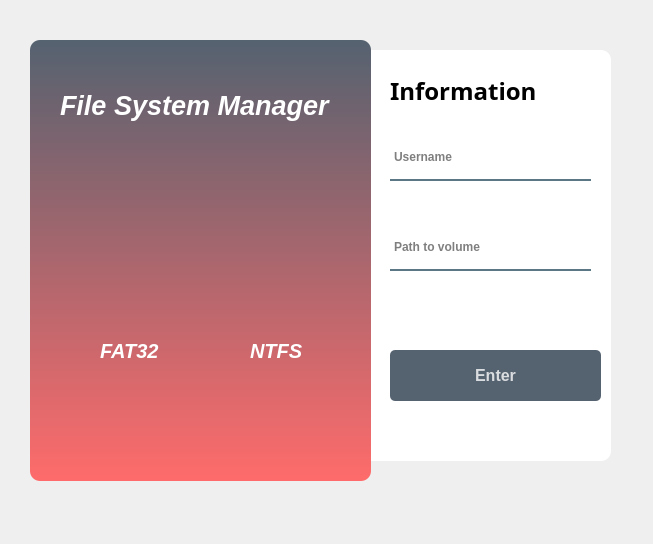
<?xml version="1.0" encoding="UTF-8"?>
<ui version="4.0">
 <class>Form</class>
 <widget class="QWidget" name="Form">
  <property name="geometry">
   <rect>
    <x>0</x>
    <y>0</y>
    <width>653</width>
    <height>544</height>
   </rect>
  </property>
  <property name="windowTitle">
   <string>Form</string>
  </property>
  <widget class="QWidget" name="widget" native="true">
   <property name="geometry">
    <rect>
     <x>10</x>
     <y>10</y>
     <width>621</width>
     <height>511</height>
    </rect>
   </property>
   <widget class="QLabel" name="label">
    <property name="geometry">
     <rect>
      <x>330</x>
      <y>40</y>
      <width>271</width>
      <height>411</height>
     </rect>
    </property>
    <property name="styleSheet">
     <string notr="true">background-color: rgba(255, 255, 255, 255);
border-radius: 10px;</string>
    </property>
    <property name="text">
     <string/>
    </property>
   </widget>
   <widget class="QLabel" name="label_2">
    <property name="geometry">
     <rect>
      <x>20</x>
      <y>30</y>
      <width>341</width>
      <height>441</height>
     </rect>
    </property>
    <property name="styleSheet">
     <string notr="true">background-color: qlineargradient(spread:pad, x1:0, y1:0, x2:0, y2:1, stop:0 rgba(85, 98, 112, 255), stop:1 rgba(255, 107, 107, 255));
border-radius: 10px;</string>
    </property>
    <property name="text">
     <string/>
    </property>
   </widget>
   <widget class="QLineEdit" name="lineEdit">
    <property name="geometry">
     <rect>
      <x>380</x>
      <y>130</y>
      <width>201</width>
      <height>41</height>
     </rect>
    </property>
    <property name="font">
     <font>
      <pointsize>9</pointsize>
      <weight>75</weight>
      <italic>false</italic>
      <bold>true</bold>
     </font>
    </property>
    <property name="styleSheet">
     <string notr="true">background-color: rgba(0, 0, 0, 0);
border: 2px solid rgba(0, 0, 0, 0);
border-bottom-color: rgba(46, 82, 101, 200);
color: rgb(0, 0, 0);
padding-bottom: 7px;</string>
    </property>
    <property name="text">
     <string/>
    </property>
    <property name="placeholderText">
     <string>Username</string>
    </property>
   </widget>
   <widget class="QLineEdit" name="lineEdit_2">
    <property name="geometry">
     <rect>
      <x>380</x>
      <y>220</y>
      <width>201</width>
      <height>41</height>
     </rect>
    </property>
    <property name="font">
     <font>
      <pointsize>9</pointsize>
      <weight>75</weight>
      <bold>true</bold>
     </font>
    </property>
    <property name="styleSheet">
     <string notr="true">background-color: rgba(0, 0, 0, 0);
border: 2px solid rgba(0, 0, 0, 0);
border-bottom-color: rgba(46, 82, 101, 200);
color: rgb(0, 0, 0);
padding-bottom: 7px;</string>
    </property>
    <property name="text">
     <string/>
    </property>
    <property name="placeholderText">
     <string>Path to volume</string>
    </property>
   </widget>
   <widget class="QPushButton" name="pushButton">
    <property name="geometry">
     <rect>
      <x>380</x>
      <y>340</y>
      <width>211</width>
      <height>51</height>
     </rect>
    </property>
    <property name="font">
     <font>
      <pointsize>12</pointsize>
      <weight>75</weight>
      <bold>true</bold>
     </font>
    </property>
    <property name="styleSheet">
     <string notr="true">QPushButton#pushButton {
    background-color: rgba(85, 98, 112, 255);
    color: rgba(255, 255, 255, 200);
    border-radius: 5px;
}

QPushButton#pushButton:hover {
    padding-left: 5px;
    padding-top: 5px;
    background-color: rgba(255, 107, 107, 255);
    background-position: calc(100% - 10px)center;
}

QPushButton#pushButton:pressed {
   background-color: rgba(255, 107, 107, 255);
}</string>
    </property>
    <property name="text">
     <string>Enter</string>
    </property>
   </widget>
   <widget class="QLabel" name="label_3">
    <property name="geometry">
     <rect>
      <x>50</x>
      <y>80</y>
      <width>291</width>
      <height>31</height>
     </rect>
    </property>
    <property name="font">
     <font>
      <pointsize>20</pointsize>
      <weight>75</weight>
      <italic>true</italic>
      <bold>true</bold>
     </font>
    </property>
    <property name="styleSheet">
     <string notr="true">color: rgba(255, 255, 255, 255);
</string>
    </property>
    <property name="text">
     <string>File System Manager</string>
    </property>
   </widget>
   <widget class="QLabel" name="label_4">
    <property name="geometry">
     <rect>
      <x>90</x>
      <y>310</y>
      <width>71</width>
      <height>61</height>
     </rect>
    </property>
    <property name="font">
     <font>
      <pointsize>15</pointsize>
      <weight>75</weight>
      <italic>true</italic>
      <bold>true</bold>
     </font>
    </property>
    <property name="styleSheet">
     <string notr="true">color: rgba(255, 255, 255, 255);</string>
    </property>
    <property name="text">
     <string>FAT32</string>
    </property>
   </widget>
   <widget class="QLabel" name="label_5">
    <property name="geometry">
     <rect>
      <x>240</x>
      <y>310</y>
      <width>71</width>
      <height>61</height>
     </rect>
    </property>
    <property name="font">
     <font>
      <pointsize>15</pointsize>
      <weight>75</weight>
      <italic>true</italic>
      <bold>true</bold>
     </font>
    </property>
    <property name="styleSheet">
     <string notr="true">color: rgba(255, 255, 255, 255);</string>
    </property>
    <property name="text">
     <string>NTFS</string>
    </property>
   </widget>
   <widget class="QLabel" name="label_6">
    <property name="geometry">
     <rect>
      <x>380</x>
      <y>60</y>
      <width>211</width>
      <height>41</height>
     </rect>
    </property>
    <property name="font">
     <font>
      <family>Myanmar Text</family>
      <pointsize>18</pointsize>
      <weight>75</weight>
      <bold>true</bold>
     </font>
    </property>
    <property name="text">
     <string>Information</string>
    </property>
   </widget>
  </widget>
 </widget>
 <resources/>
 <connections/>
</ui>
